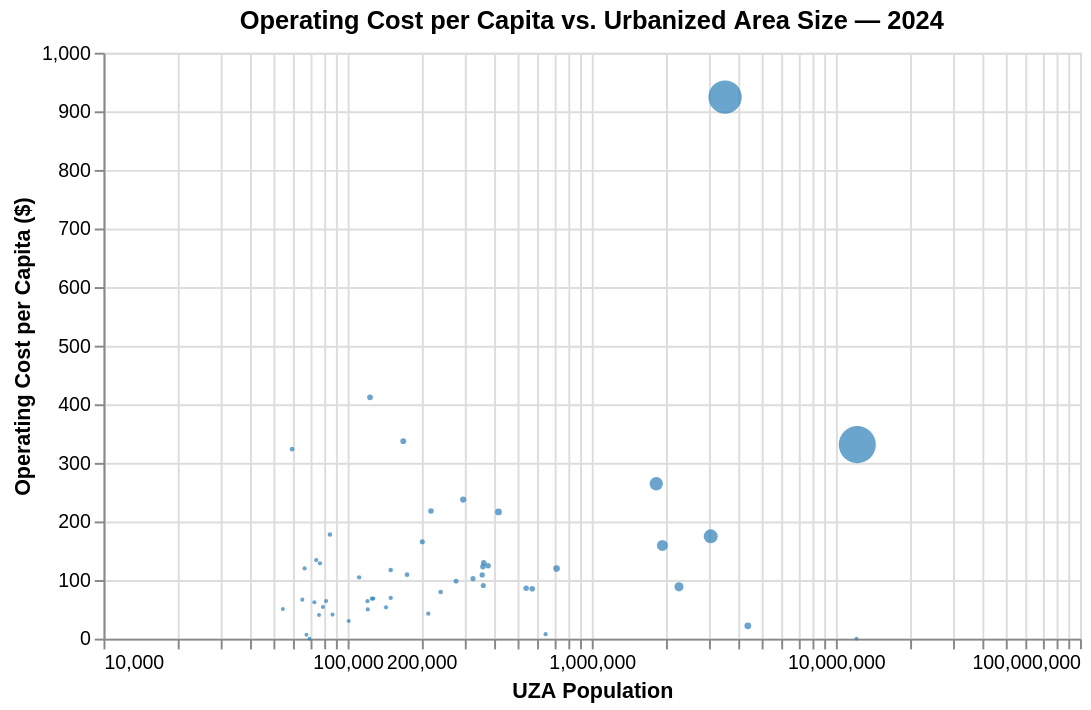

This figure's notebook cell:
### Markdown cell above
This chart shows how **operating cost per capita varies with urbanized area (UZA) population in 2024**. Each circle represents a UZA, with population on the x-axis and operating cost per person on the y-axis. The logarithmic population scale makes it easier to compare both small and very large UZAs. Circle size represents total operating expenses, helping highlight the largest agencies. Overall, the chart can reveal whether larger urbanized areas tend to have lower or higher operating costs per resident and identify unusually high-cost or low-cost UZAs.

### Code cell
per_capita = (
    df_CA[df_CA["year"] == 2024]
    .groupby("primary_uza_name")
    .agg(opex=("operating_expenses_total", "sum"),
         pop=("uza_population", "max"))
    .reset_index()
    .assign(cost_per_capita=lambda x: x["opex"] / x["pop"])
    .query("pop > 0")
)

chart = (
    alt.Chart(per_capita)
    .mark_circle(opacity=0.7)
    .encode(
        x=alt.X("pop:Q", title="UZA Population", scale=alt.Scale(type="log")),
        y=alt.Y("cost_per_capita:Q", title="Operating Cost per Capita ($)"),
        size=alt.Size("opex:Q", title="Total Opex", legend=None),
        color=alt.value("#2C7FB8"),
        tooltip=["primary_uza_name:N", alt.Tooltip("pop:Q", format=","),
                 alt.Tooltip("cost_per_capita:Q", format="$.2f")]
    )
    .properties(width=500, height=300, title="Operating Cost per Capita vs. Urbanized Area Size — 2024")
)
chart

### Figure 1 — Vega specification as saved in the notebook (floating-point values rounded to 4 significant figures)
{"$schema": "https://vega.github.io/schema/vega/v6.json", "data": [{"name": "source_0", "values": [{"cost_per_capita": 102.5, "opex": 33431858, "pop": 326205, "primary_uza_name": "Antioch, CA"}, {"cost_per_capita": 85.15, "opex": 48555005, "pop": 570235, "primary_uza_name": "Bakersfield, CA"}, {"cost_per_capita": 21.82, "opex": 95104322, "pop": 4357850, "primary_uza_name": "California Non-UZA"}, {"cost_per_capita": 40.25, "opex": 3072896, "pop": 76338, "primary_uza_name": "Camarillo, CA"}, {"cost_per_capita": 104.6, "opex": 11654959, "pop": 111411, "primary_uza_name": "Chico, CA"}, {"cost_per_capita": 86.11, "opex": 46376252, "pop": 538583, "primary_uza_name": "Concord--Walnut Creek, CA"}, {"cost_per_capita": 128.6, "opex": 9904581, "pop": 77034, "primary_uza_name": "Davis, CA"}, {"cost_per_capita": 134.1, "opex": 9970779, "pop": 74376, "primary_uza_name": "El Centro, CA"}, {"cost_per_capita": 6.552, "opex": 444275, "pop": 67804, "primary_uza_name": "El Paso de Robles (Paso Robles)--Atascadero, CA"}, {"cost_per_capita": 69.66, "opex": 10457087, "pop": 150122, "primary_uza_name": "Fairfield, CA"}, {"cost_per_capita": 119.6, "opex": 85817528, "pop": 717589, "primary_uza_name": "Fresno, CA"}, {"cost_per_capita": 119.9, "opex": 7987634, "pop": 66638, "primary_uza_name": "Hanford, CA"}, {"cost_per_capita": 129.2, "opex": 46667511, "pop": 361075, "primary_uza_name": "Indio--Palm Desert--Palm Springs, CA"}, {"cost_per_capita": 79.53, "opex": 19116998, "pop": 240381, "primary_uza_name": "Livermore--Pleasanton--Dublin, CA"}, {"cost_per_capita": 62.22, "opex": 4547648, "pop": 73090, "primary_uza_name": "Lodi, CA"}, {"cost_per_capita": 50.42, "opex": 2737380, "pop": 54287, "primary_uza_name": "Lompoc, CA"}, {"cost_per_capita": 331.0, "opex": 4051066241, "pop": 12237376, "primary_uza_name": "Los Angeles--Long Beach--Anaheim, CA"}, {"cost_per_capita": 0.0, "opex": 0, "pop": 12150996, "primary_uza_name": "Los Angeles-Long Beach-Anaheim, CA"}, {"cost_per_capita": 64.18, "opex": 5239372, "pop": 81635, "primary_uza_name": "Madera, CA"}, {"cost_per_capita": 40.99, "opex": 3552450, "pop": 86674, "primary_uza_name": "Manteca, CA"}, {"cost_per_capita": 117.2, "opex": 17588069, "pop": 150052, "primary_uza_name": "Merced, CA"}, {"cost_per_capita": 7.629, "opex": 4934669, "pop": 646843, "primary_uza_name": "Mission Viejo--Lake Forest--Laguna Niguel, CA"}, {"cost_per_capita": 122.5, "opex": 43878617, "pop": 358172, "primary_uza_name": "Modesto, CA"}, {"cost_per_capita": 177.7, "opex": 15039350, "pop": 84619, "primary_uza_name": "Napa, CA"}, {"cost_per_capita": 124.5, "opex": 46813374, "pop": 376117, "primary_uza_name": "Oxnard--San Buenaventura (Ventura), CA"}, {"cost_per_capita": 90.72, "opex": 32618347, "pop": 359559, "primary_uza_name": "Palmdale--Lancaster, CA"}, {"cost_per_capita": 66.54, "opex": 4340240, "pop": 65227, "primary_uza_name": "Petaluma, CA"}, {"cost_per_capita": 0.0, "opex": 0, "pop": 69862, "primary_uza_name": "Porterville, CA"}, {"cost_per_capita": 63.97, "opex": 7715446, "pop": 120602, "primary_uza_name": "Redding, CA"}, {"cost_per_capita": 88.43, "opex": 201320696, "pop": 2276703, "primary_uza_name": "Riverside--San Bernardino, CA"}, {"cost_per_capita": 159.1, "opex": 309666896, "pop": 1946618, "primary_uza_name": "Sacramento, CA"}, {"cost_per_capita": 174.6, "opex": 536081471, "pop": 3070300, "primary_uza_name": "San Diego, CA"}, {"cost_per_capita": 924.4, "opex": 3250120557, "pop": 3515933, "primary_uza_name": "San Francisco--Oakland, CA"}, {"cost_per_capita": 264.4, "opex": 485889007, "pop": 1837446, "primary_uza_name": "San Jose, CA"}, {"cost_per_capita": 323.4, "opex": 19151925, "pop": 59219, "primary_uza_name": "San Luis Obispo, CA"}, {"cost_per_capita": 165.4, "opex": 33433365, "pop": 202197, "primary_uza_name": "Santa Barbara, CA"}, {"cost_per_capita": 98.02, "opex": 27251236, "pop": 278031, "primary_uza_name": "Santa Clarita, CA"}, {"cost_per_capita": 337.1, "opex": 56975771, "pop": 169038, "primary_uza_name": "Santa Cruz, CA"}, {"cost_per_capita": 53.53, "opex": 7687387, "pop": 143609, "primary_uza_name": "Santa Maria, CA"}, {"cost_per_capita": 237.4, "opex": 70593154, "pop": 297329, "primary_uza_name": "Santa Rosa, CA"}, {"cost_per_capita": 411.8, "opex": 50858401, "pop": 123495, "primary_uza_name": "Seaside--Monterey--Pacific Grove, CA"}, {"cost_per_capita": 68.39, "opex": 8710448, "pop": 127364, "primary_uza_name": "Simi Valley, CA"}, {"cost_per_capita": 216.2, "opex": 89706171, "pop": 414847, "primary_uza_name": "Stockton, CA"}, {"cost_per_capita": 42.55, "opex": 9105067, "pop": 213986, "primary_uza_name": "Thousand Oaks, CA"}, {"cost_per_capita": 49.87, "opex": 6029938, "pop": 120912, "primary_uza_name": "Tracy--Mountain House, CA"}, {"cost_per_capita": 53.88, "opex": 4267522, "pop": 79203, "primary_uza_name": "Turlock, CA"}, {"cost_per_capita": 30.03, "opex": 3033948, "pop": 101027, "primary_uza_name": "Vacaville, CA"}, {"cost_per_capita": 109.1, "opex": 19111022, "pop": 175132, "primary_uza_name": "Vallejo, CA"}, {"cost_per_capita": 108.8, "opex": 38697700, "pop": 355816, "primary_uza_name": "Victorville--Hesperia--Apple Valley, CA"}, {"cost_per_capita": 217.8, "opex": 47798780, "pop": 219454, "primary_uza_name": "Visalia, CA"}, {"cost_per_capita": 68.12, "opex": 8563400, "pop": 125706, "primary_uza_name": "Yuba City, CA"}]}, {"name": "source_0_y_domain_cost_per_capita", "values": [{"min": 0.0, "max": 924.4}]}, {"name": "source_0_size_domain_opex", "values": [{"min": 0, "max": 4051066241}]}], "marks": [{"type": "symbol", "name": "marks", "from": {"data": "source_0"}, "encode": {"update": {"opacity": {"value": 0.7}, "size": {"field": "opex", "scale": "size"}, "tooltip": {"signal": "{\"primary_uza_name\": isValid(datum[\"primary_uza_name\"]) ? isArray(datum[\"primary_uza_name\"]) ? join(datum[\"primary_uza_name\"], '\\n') : datum[\"primary_uza_name\"] : \"\"+datum[\"primary_uza_name\"], \"pop\": format(datum[\"pop\"], \",\"), \"cost_per_capita\": format(datum[\"cost_per_capita\"], \"$.2f\")}"}, "shape": {"value": "circle"}, "fill": {"value": "#2C7FB8"}, "y": {"field": "cost_per_capita", "scale": "y"}, "x": {"field": "pop", "scale": "x"}}}, "style": ["circle"]}], "scales": [{"name": "x", "type": "log", "domain": {"data": "source_0", "field": "pop"}, "range": [0, {"signal": "width"}], "nice": true}, {"name": "y", "type": "linear", "domain": [{"signal": "(data(\"source_0_y_domain_cost_per_capita\")[0] || {}).min"}, {"signal": "(data(\"source_0_y_domain_cost_per_capita\")[0] || {}).max"}], "range": [{"signal": "height"}, 0], "nice": true, "zero": true}, {"name": "size", "type": "linear", "domain": [{"signal": "(data(\"source_0_size_domain_opex\")[0] || {}).min"}, {"signal": "(data(\"source_0_size_domain_opex\")[0] || {}).max"}], "range": [4, 361], "zero": true}], "axes": [{"scale": "x", "gridScale": "y", "minExtent": 0, "orient": "bottom", "aria": false, "ticks": false, "labels": false, "zindex": 0, "grid": true, "maxExtent": 0, "domain": false}, {"scale": "y", "zindex": 0, "minExtent": 0, "ticks": false, "aria": false, "orient": "left", "gridScale": "x", "grid": true, "domain": false, "labels": false, "tickCount": {"signal": "ceil(height/40)"}, "maxExtent": 0}, {"scale": "x", "grid": false, "title": "UZA Population", "labelOverlap": "greedy", "labelFlush": true, "zindex": 0, "orient": "bottom"}, {"scale": "y", "zindex": 0, "grid": false, "labelOverlap": true, "title": "Operating Cost per Capita ($)", "orient": "left", "tickCount": {"signal": "ceil(height/40)"}}], "title": {"text": "Operating Cost per Capita vs. Urbanized Area Size — 2024", "frame": "group"}, "style": "cell", "padding": 5, "background": "white", "width": 500, "height": 300}
